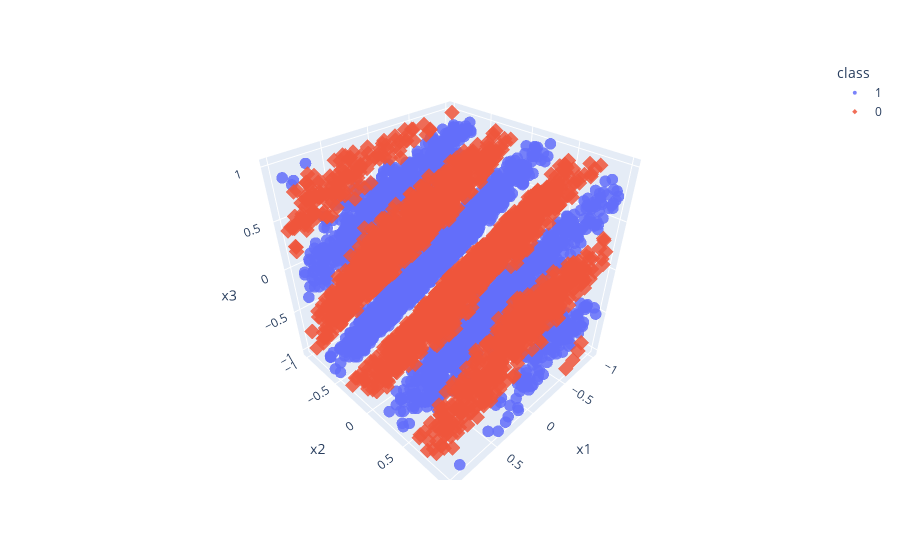

Notebook cell for this chart:
### Code cell
X,y = make_stripes_with_gaps(d=3)
plot_3d_features_with_labels(X,y)

### Figure 1 — Plotly figure (JSON) as saved in the notebook; plotly's stock layout.template omitted (floating-point values rounded to 4 significant figures; data arrays with more than 128 entries replaced by an {"elided": "..."} marker saying what was removed)
{"data": [{"hovertemplate": "class=1<br>x1=%{x}<br>x2=%{y}<br>x3=%{z}<extra></extra>", "legendgroup": "1", "marker": {"color": "#636efa", "opacity": 0.85, "size": 4, "symbol": "circle"}, "mode": "markers", "name": "1", "scene": "scene", "showlegend": true, "type": "scatter3d", "x": {"elided": "2500 float values"}, "y": {"elided": "2500 float values"}, "z": {"elided": "2500 float values"}}, {"hovertemplate": "class=0<br>x1=%{x}<br>x2=%{y}<br>x3=%{z}<extra></extra>", "legendgroup": "0", "marker": {"color": "#EF553B", "opacity": 0.85, "size": 4, "symbol": "diamond"}, "mode": "markers", "name": "0", "scene": "scene", "showlegend": true, "type": "scatter3d", "x": {"elided": "2500 float values"}, "y": {"elided": "2500 float values"}, "z": {"elided": "2500 float values"}}], "layout": {"legend": {"title": {"text": "class"}, "tracegroupgap": 0}, "margin": {"t": 60}, "scene": {"domain": {"x": [0, 1], "y": [0, 1]}, "xaxis": {"title": {"text": "x1"}}, "yaxis": {"title": {"text": "x2"}}, "zaxis": {"title": {"text": "x3"}}}}}
